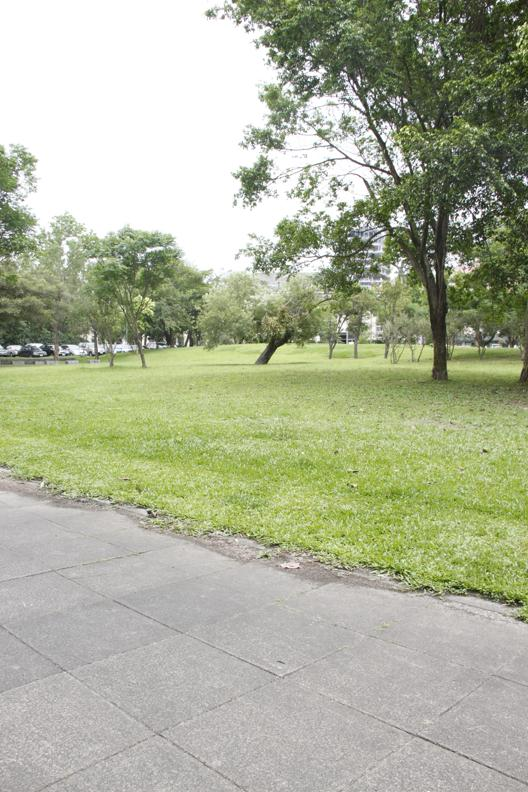
#> input picture res/1.jpg, 528 x 792 px
$ python stitch.py
#> lines starting #> are read from the running program, lines starting #| are printed output that depends on the picture
import cv2
image_paths=['res/1.jpg','res/2.jpg','res/3.jpg']
# initialized a list of images
imgs = []

for i in range(len(image_paths)):
    imgs.append(cv2.imread(image_paths[i]))
    imgs[i]=cv2.resize(imgs[i],(0,0),fx=1.0,fy=1.0)
    # this is optional if your input images isn't too large
    # you don't need to scale down the image
    # in my case the input images are of dimensions 3000x1200
    # and due to this the resultant image won't fit the screen
    # scaling down the images
# showing the original pictures
cv2.imshow('1',imgs[0])
cv2.imshow('2',imgs[1])
cv2.imshow('3',imgs[2])

stitchy=cv2.Stitcher.create()
(dummy,output)=stitchy.stitch(imgs)
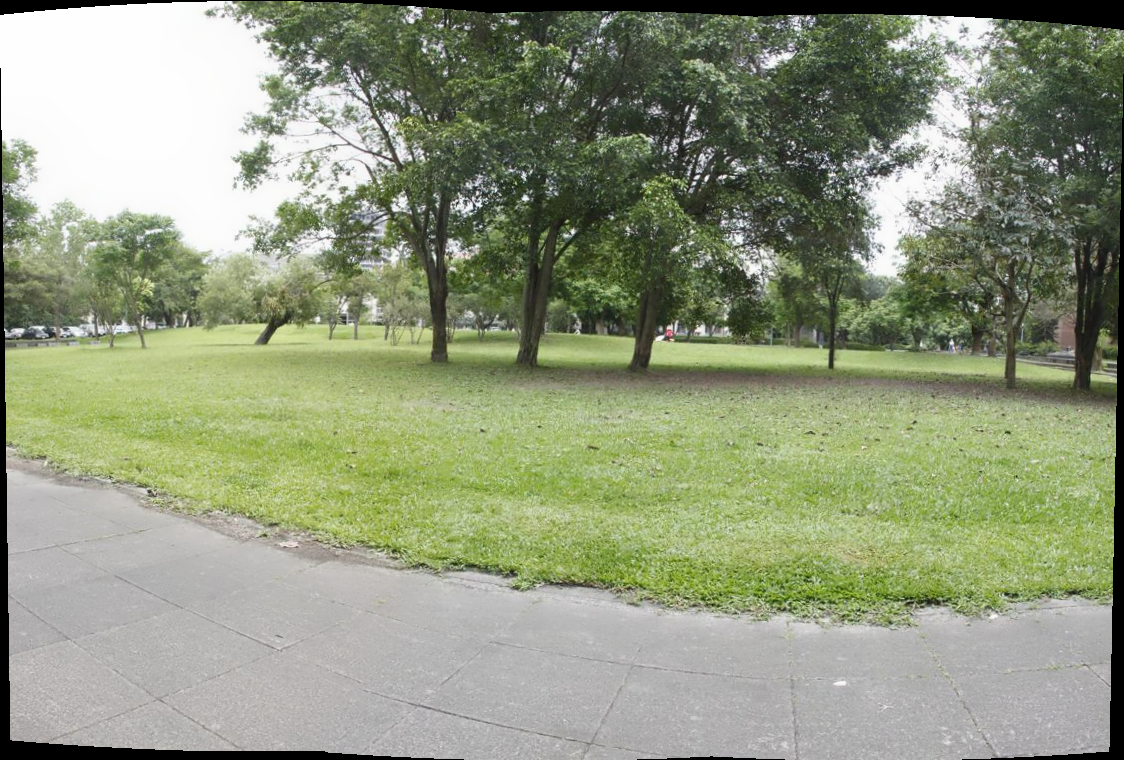
#> output: shape (760, 1124, 3); mean of channels 0, 1, 2 125.9, 152.2, 144.4; drawn as B, G, R
#> dummy = 0
print(dummy)
#| 0

if dummy != cv2.STITCHER_OK:
  # checking if the stitching procedure is successful
  # .stitch() function returns a true value if stitching is
  # done successfully
    print("stitching ain't successful")
else:
    print('Your Panorama is ready!!!')

# final output
cv2.imshow('final result',output)

cv2.waitKey(0)
